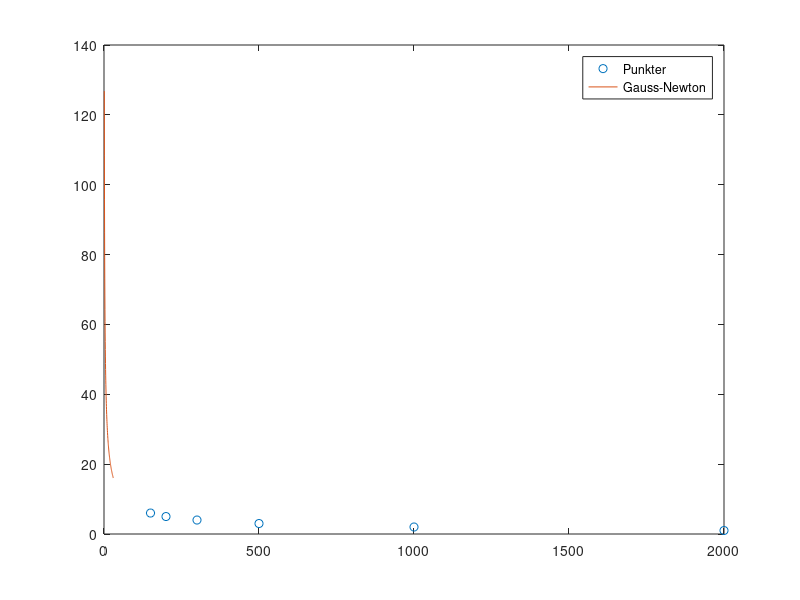

MATLAB code for this plot:
clear
t = [ 150; 200; 300; 500; 1000; 2000 ];
U = [ 2; 3; 4; 5; 6; 7];

% y = 8 - U(alpha) = a*alpha^b
y = 8 - U;


% Datapunkter för antal bilar vid olika tidpunkter:
% Låt oss mäta tiden i antal år efter 1950.

% Plot av datapunkerna
figure(1), clf
plot(t, y, 'o')
hold on

% Anynom funktion för modellen
f = @(t, c) (c(1) * t.^(c(2))); % c = [a, b]

tt = linspace(1, 30);

%%
% Lös ursprungliga modellen med Gauss-Newtons metod
% (se slides!)

c = [100; -0.1]; % startgissning
r = @(t, y, c) f(t,c) - y;
D_r = @(t, y, c) [t.^(c(2)), c(1)*log(t).*(t.^(c(2)))];
tol = 1e-10; s = Inf;
while norm(s) >= tol
    s = -D_r(t,y,c) \ r(t,y,c); % överbestämt system!
    disp(norm(s)) % kan användas för att studera metodens konvergens
    c = c + s;
end

figure(1)
plot(tt, f(tt, c));
legend("Punkter", "Gauss-Newton");

% Vad blir normen av residualvektorn?
resnorm2 = norm(f(t,c) - y)







